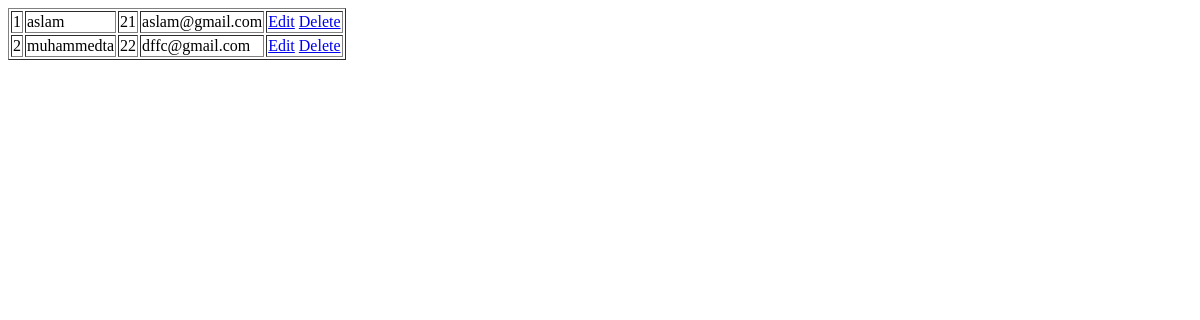
Page /dis_std on the earlier database version.
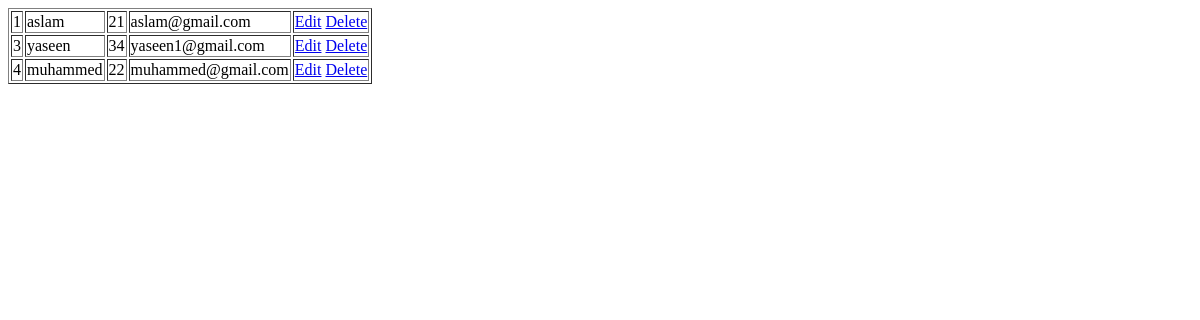
Same page on the later database version.
### app/models.py (models this page shows, shortened)
class Student(models.Model):
    roll_no=models.IntegerField()
    name=models.TextField()
    age=models.IntegerField()
    email=models.EmailField()

### app/views.py (the view)
# urls.py: path('dis_std',views.display_std),
def display_std(req):
    data=Student.objects.all()
    return render(req,'display_std.html',{'std':data})

### templates/display_std.html (shortened to what this page needs)
<!DOCTYPE html>
<html lang="en">
<head>
</head>
<body>
    <table border="1">
        {% for i in std %}
    <tr>
        <td>{{i.id}}</td>
        <td>{{i.name}}</td>
        <td>{{i.age}}</td>
        <td>{{i.email}}</td>
        <td>
            <a href="edit_std/{{i.pk}}">Edit</a>
            <a href="delete_std/{{i.pk}}">Delete</a>
        </td>
    </tr>
        {% endfor %}
    </table>
</body>
</html>

Differences in the rows shown:
removed Student: id "2", name "muhammedta", age "22", email "dffc@gmail.com"
added Student: id "3", name "yaseen", age "34", email "yaseen1@gmail.com"
added Student: id "4", name "muhammed", age "22", email "muhammed@gmail.com"
